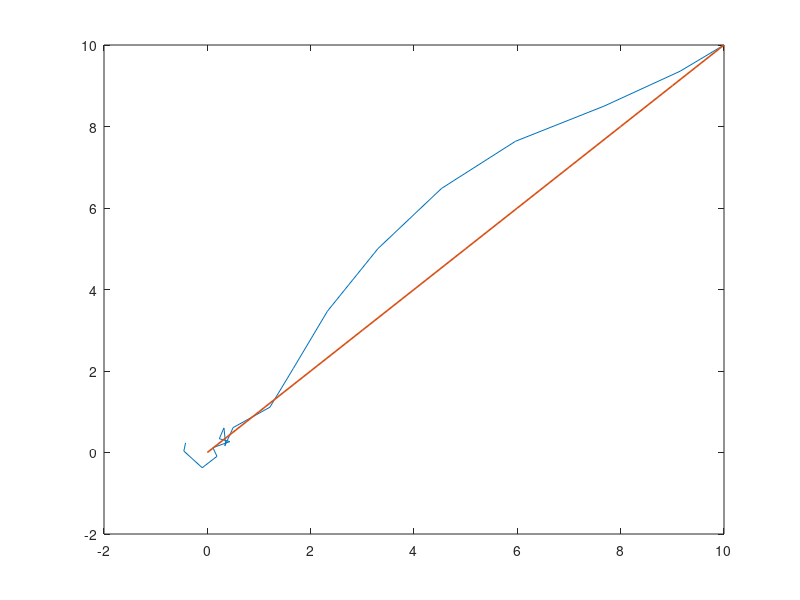

MATLAB code for this plot:
% CDC22 simulation
% car_module
clear;
clc;
T = 10;
N = 20;
dt = 0.5;
A = [1 0 dt 0; 0 1 0 dt; 0 0 1 0; 0 0 0 1];  % 4*4 n*n
B = [0 0; 0 0; dt 0; 0 dt];  % 4*2 n*m
H = eye(4)*1;
Q = eye(4)*0.04;
R = dt * eye(2);
lambda1 = 20;
lambda2 = 2;
lambda3 = 2;
xN_o = [0; 0; 0; 0];
qn = xN_o' * H;

J1 = lambda1 * H;
J2 = 2 * lambda1 * qn;
J3 = 0;

P = zeros(2,2,N);
G = zeros(2,4,N);
M = zeros(2,N);

x = zeros(4, N + 1);  % 状态
x(:,1) = [10; 10; 0; 0];
u = zeros(2, N);  % 控制输入
mu = zeros(2, N);
sigma2 = zeros(2, N);
delta = zeros(2, N);

for i = 0:N-1  % 倒着求系数
    W = lambda2 * Q + A' * J1 * A;
    Z = J2 * A;
    P(:,:,N-i) = lambda2 * R + B' * J1 * B;
    G(:,:,N-i) = inv(lambda2 * R + B' * J1 * B) * B' * J1' * A;
    M(:,N-i) = 0.5 * inv(lambda2 * R + B' * J1 * B) * B' * J2';
    
    J1 = W + G(:,:,N-i)' * P(:,:,N-i) * G(:,:,N-i) - 2 * A' * J1 * B * G(:,:,N-i);
%     J1 = W - A' * J1 * B * G(:,:,N-i);
    J2 = Z + 2 * M(:,N-i)' * (P(:,:,N-i) * G(:,:,N-i) - B' * J1' * A) - J2 * B * G(:,:,N-i);
%     J2 = Z  - J2 * B * G(:,:,N-i);
    J3 = M(:,N-i)' * P(:,:,N-i) * M(:,N-i) - J2 * B * M(:,N-i) + 2 * sqrt(lambda3 * (P(1,1,N-i))) + 2 * sqrt(lambda3 * (P(2,2,N-i))) + J3;
end

for j = 1:N  % 正着求输入和状态
    mu(:,j) = -G(:,:,j) * x(:,j) + M(:,j);
%     if mu(1,j)>2
%         mu(1,j) = 2;
%     end
%     if mu(2,j)>2
%         mu(2,j) = 2;
%     end
%     if mu(1,j)<-2
%         mu(1,j) = -2;
%     end
%     if mu(2,j)<-2
%         mu(2,j) = -2;
%     end
    sigma2(1,j) = sqrt(lambda3 / P(1,1,j));
    sigma2(2,j) = sqrt(lambda3 / P(2,2,j));
    a1 = sqrt(3 * sigma2(1,j));
    a2 = sqrt(3 * sigma2(2,j));
    delta(1,j) = unifrnd(-a1, a1);
    delta(2,j) = unifrnd(-a2, a2);
    u(:,j) = mu(:,j) + delta(:,j);
    x(:,j+1) = A * x(:,j) + B * u(:,j);
end
%%
figure();
plot(x(1,:),x(2,:),(0:1:10),(0:1:10),'LineWidth',1.2);
% figure();
% n1 = 1:1:N;
% plot(n1, sigma2(1,:))
% plot(n1,x(3,:),n1,x(4,:));